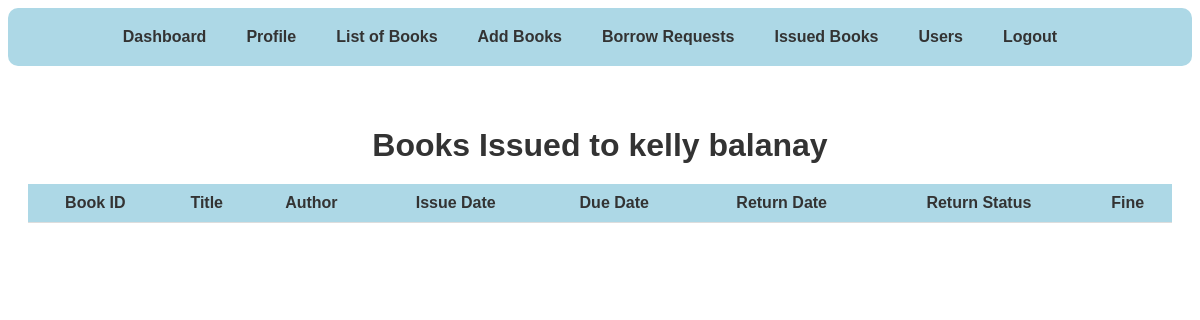
/admin/vubb.php?id=2 (signed in), run on an earlier commit of the app's database.
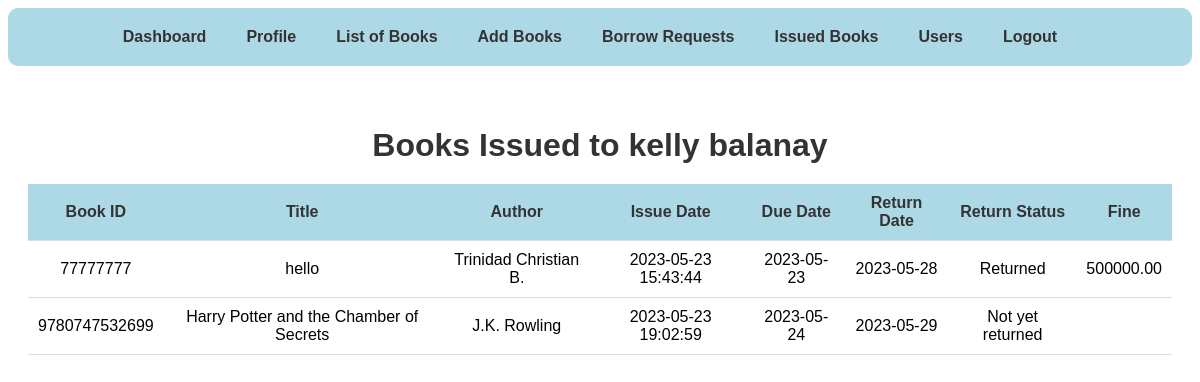
And on a later commit of the database.
### tables this page shows
CREATE TABLE `issued_books` (
  `issued_id` int(191) NOT NULL,
  `user` varchar(50) DEFAULT NULL,
  `book_isbn` varchar(20) DEFAULT NULL,
  `requestTime` timestamp NOT NULL DEFAULT current_timestamp() ON UPDATE current_timestamp(),
  `dateApproved` date NOT NULL DEFAULT current_timestamp(),
  `returnDate` date DEFAULT NULL,
  `returnStatus` varchar(20) DEFAULT NULL,
  `fine` decimal(8,2) DEFAULT NULL
);

CREATE TABLE `books` (
  `isbn` varchar(20) NOT NULL,
  `title` varchar(100) NOT NULL,
  `author` varchar(100) NOT NULL,
  `category` varchar(50) DEFAULT NULL,
  `datepublished` date DEFAULT NULL,
  `copies` int(11) DEFAULT NULL,
  `status` varchar(20) DEFAULT NULL,
  `image` varchar(100) DEFAULT NULL
);

### admin/vubb.php (the view, shortened to what this page needs)
<?php
include "../conn.php";
include "dash_header.php";
if (isset($_GET['id'])) {
    $userId = $_GET['id'];
    $userQuery = "SELECT * FROM user WHERE id = '$userId'";
    $userResult = mysqli_query($conn, $userQuery);
    if (!$userResult) {
        $errorMessage = "Failed to retrieve user information: " . mysqli_error($conn);
    } else {
        $user = mysqli_fetch_assoc($userResult);
    }
    $issuedBooksQuery = "SELECT i.*, b.title, b.author
                         FROM issued_books i
                         JOIN books b ON i.book_isbn = b.isbn
                         WHERE i.user = '{$user['username']}'";
    $issuedBooksResult = mysqli_query($conn, $issuedBooksQuery);
}
?>
<!DOCTYPE html>
<html>
<head>
</head>
<body>
    <div class="container">
        <h1>Books Issued to <?php echo $user['firstname'] . ' ' . $user['lastname']; ?></h1>
        <table>
            <thead>
                <tr>
                    <th>Book ID</th>
                    <th>Title</th>
                    <th>Author</th>
                    <th>Issue Date</th>
                    <th>Due Date</th>
                    <th>Return Date</th>
                    <th>Return Status</th>
                    <th>Fine</th>
                </tr>
            </thead>
            <tbody>
                <?php while ($book = mysqli_fetch_assoc($issuedBooksResult)) { ?>
                    <tr>
                        <td><?php echo $book['book_isbn']; ?></td>
                        <td><?php echo $book['title']; ?></td>
                        <td><?php echo $book['author']; ?></td>
                        <td><?php echo $book['requestTime']; ?></td>
                        <td><?php echo $book['dateApproved']; ?></td>
                        <td><?php echo $book['returnDate']; ?></td>
                        <td><?php echo $book['returnStatus']; ?></td>
                        <td><?php echo $book['fine']; ?></td>
                    </tr>
                <?php } ?>
            </tbody>
        </table>
    </div>
</body>
</html>

What changed in the data, as far as the page shows it:
added issued_books: book_isbn "77777777", books.title "hello", books.author "Trinidad Christian B.", requestTime "2023-05-23 15:43:44", dateApproved "2023-05-23", returnDate "2023-05-28", returnStatus "Returned", fine "500000.00"
added issued_books: book_isbn "9780747532699", books.title "Harry Potter and the Chamber of Secrets", books.author "J.K. Rowling", requestTime "2023-05-23 19:02:59", dateApproved "2023-05-24", returnDate "2023-05-29", returnStatus "Not yet returned"
